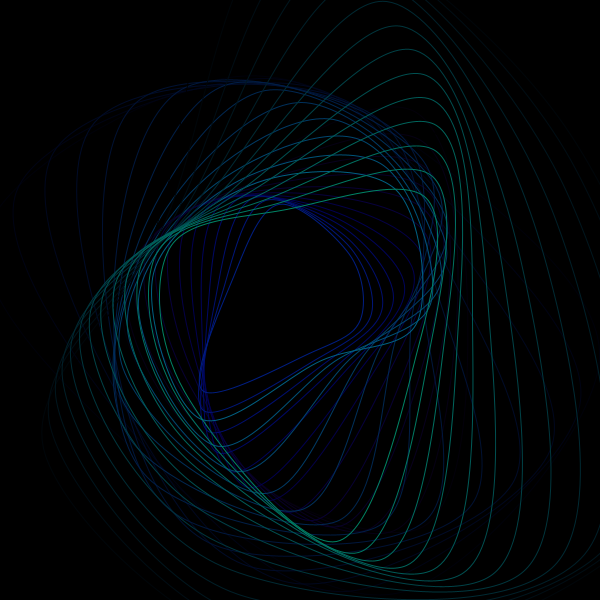
Frame 1 (no input)
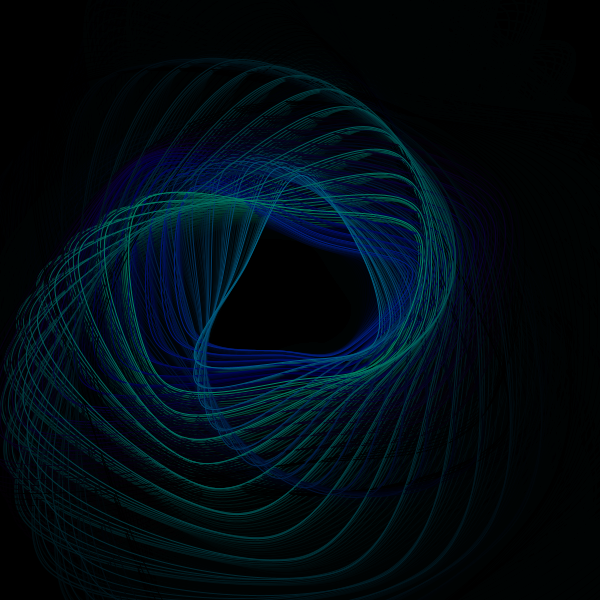
Frame 60 (the mouse pressed at the canvas centre just before this capture)
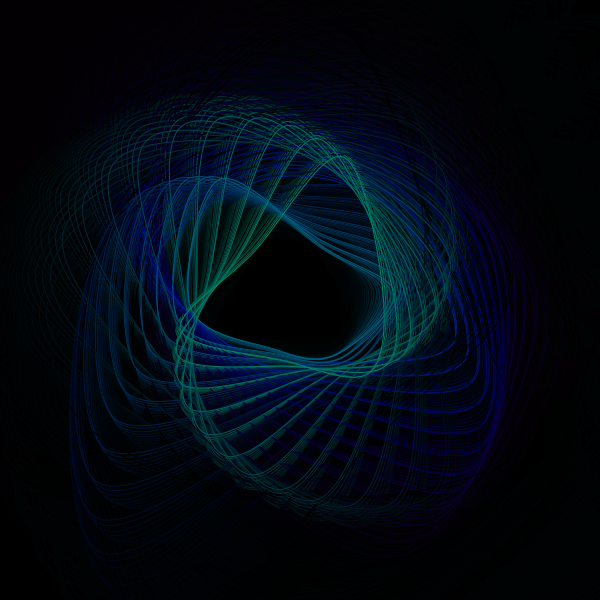
Frame 120 (the mouse held since frame 60 and released just before this capture)

The Processing sketch that drew these frames (run headless with seeded random() and noise(); from frame 60 on, the mouse is pressed at the canvas centre):

// Processing sketch: processing_134938
// ── processing_134938.pde

int halfX, halfY;
float r, rote, roteStep;
int step;
float noiz;
int ripples;
float rippleRote;


void setup () {
  size(600, 600);
  halfX = width /2;
  halfY = height /2;
  r = width /8;
  step = 60;
  roteStep = 0.1;
  rote = 0;
  noiz = random(100.0);
  ripples = 15;
  rippleRote = random(10.0);

  smooth();
  background(0);
  colorMode(HSB, 360, 100, 100, 100);
}

void draw () {
  fill(0, 0, 0, 16);
  rect(-10, -10, width+10, height+10);
  noFill();
  translate(halfX, halfY);

  for (int k=3; k>0; k--) {
    for (int j=ripples ; j>1; j--) {
      stroke((160+((k-1)*30))+j*3, 100, 60-(j*(60/ripples)));
      pushMatrix();
      beginShape();
      float[] xs = {};
      float[] ys = {};
      //    rotate(radians(rote +(j*(4*noise(rotNoiz)))));
      rotate(radians(rote + (j* (sin(rippleRote+k)*10) )));

      for (int i=0; i<360; i+=step) {
        float ss = sin(radians(i)) * (r+(j*8)) * (pow(20,(noise(noiz+k, i+(j*0.02)))*1) *0.3) ;
        float sc = cos(radians(i)) * (r+(j*8)) * (pow(20,(noise(noiz+k, i+(j*0.02)))*1) *0.3) ;

        xs = append(xs, ss);
        ys = append(ys, sc);
        curveVertex(ss, sc);
      }

      for (int i=0; i<3; i++) {
        curveVertex( xs[i], ys[i]);
      }

      endShape();
      popMatrix();
    }
    noiz +=0.005;
    rote += roteStep;
  }
  rippleRote += 0.01;
}
